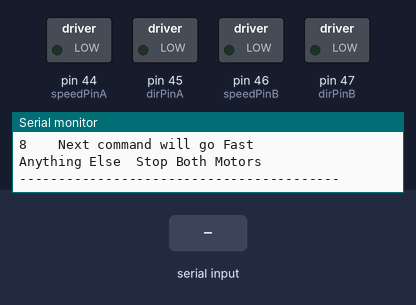
A sketch run on a simulated Arduino Mega 2560, built with avr-gcc and run on an emulated ATmega2560. Shown: switched loads named in the sketch (green lamp = pin HIGH), the last lines printed to the serial monitor. The test bench sets the inputs (shaded band).

Above: at 1.5 s.
1.6 s: "1" received over Serial
At 2.7 s:
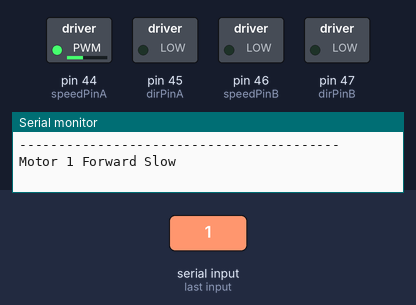
3.1 s: "3" received over Serial
At 3.9 s:
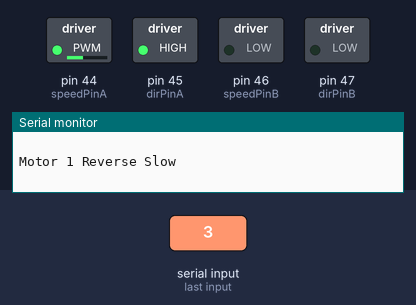
4.6 s: "2" received over Serial
At 5.0 s:
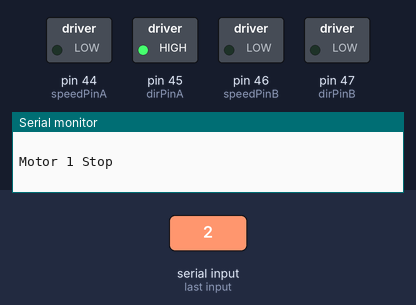
6.1 s: "4" received over Serial
At 7.3 s:
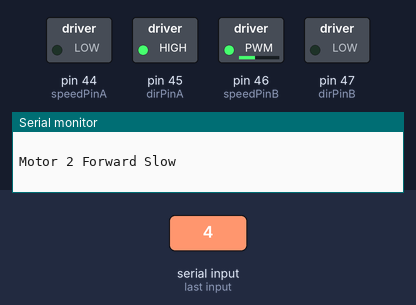
7.6 s: "6" received over Serial
At 8.5 s:
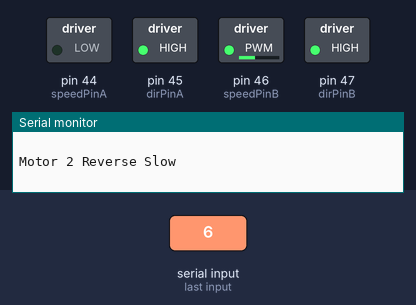
9.1 s: "5" received over Serial
At 9.6 s:
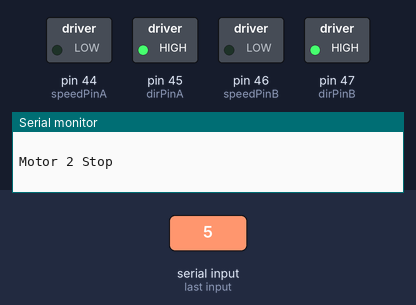
Timing chart, 0 to 11.6 s (numbered marks = the images above; inputs shaded):
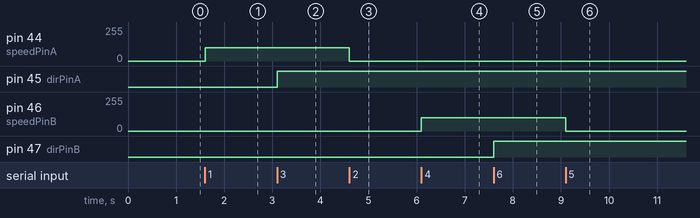

Measured:
- after the input at 1.6 s, pin 44 (speedPinA): 0/255 → 100/255 at once
- after the input at 3.1 s, pin 45 (dirPinA): LOW → HIGH at once
- after the input at 4.6 s, pin 44 (speedPinA): 100/255 → 0/255 at once
- after the input at 6.1 s, pin 46 (speedPinB): 0/255 → 100/255 at once
- after the input at 7.6 s, pin 47 (dirPinB): LOW → HIGH at once
- after the input at 9.1 s, pin 46 (speedPinB): 100/255 → 0/255 at once

The sketch:

SerialDebugMotorsDriver.ino
```cpp
// Code by Shaul Salomon 22-Nov-2017

//Keyboard Controls:
//
// 1 - Motor 1 Left
// 2 - Motor 1 Stop
// 3 - Motor 1 Right
//
// 4 - Motor 2 Left
// 5 - Motor 2 Stop
// 6 - Motor 2 Right
//
// 7 - Change Next Command to Slow
// 8 - Change Next Command to Fast

// Motor 1
int speedPinA = 44; // Needs to be a PWM pin to be able to control motor speed
int dirPinA   = 45;

// Motor 2
int speedPinB = 46; // Needs to be a PWM pin to be able to control motor speed
int dirPinB   = 47;

int speed; // A global variable that determines the speed required from the motors

//Change these numbers to specify different slow/fast configurations
const int slow = 100;
const int fast = 255;


void setup() {  // Setup runs once per reset
  // initialize serial communication @ 9600 baud:
  Serial.begin(9600);

  //Define Motor Controller Pins as outputs

  pinMode(dirPinA,   OUTPUT);
  pinMode(speedPinA, OUTPUT);
  pinMode(dirPinB,   OUTPUT);
  pinMode(speedPinB, OUTPUT);

  Serial.println("-----------------------------------------");
  Serial.println("CHOOSE FROM THE FOLLOWING OPTIONS:");
  Serial.println("-----------------------------------------");
  Serial.println("1\t\tMotor 1 Forward");
  Serial.println("2\t\tMotor 1 Stop");
  Serial.println("3\t\tMotor 1 Reverse");
  Serial.println("4\t\tMotor 2 Forward");
  Serial.println("5\t\tMotor 2 Stop");
  Serial.println("6\t\tMotor 2 Reverse");
  Serial.println("7\t\tNext command will go Slow");
  Serial.println("8\t\tNext command will go Fast");
  Serial.println("Anything Else\tStop Both Motors");
  Serial.println("-----------------------------------------\n");

  speed = 100; //start at low speed
}

void loop() {

  // Initialize the Serial interface:

  if (Serial.available() > 0) {
    int inByte = Serial.read();

    switch (inByte) {

      //______________Motor 1______________

      case '1': // Motor 1 Forward
        analogWrite(speedPinA, speed);//Sets speed variable via PWM
        digitalWrite(dirPinA, LOW);
        Serial.print("Motor 1 Forward "); // Prints out “Motor 1 Forward” on the serial monitor
        Serial.println((speed == slow ? "Slow" : "Fast"));
        Serial.println("   "); // Creates a blank line printed on the serial monitor
        break;

      case '2': // Motor 1 Stop (Freespin)
        analogWrite(speedPinA, 0);
        Serial.println("Motor 1 Stop");
        Serial.println("   ");
        break;

      case '3': // Motor 1 Reverse
        analogWrite(speedPinA, speed);
        digitalWrite(dirPinA, HIGH);
        Serial.print("Motor 1 Reverse ");
        Serial.println((speed == slow ? "Slow" : "Fast")); // A compact form of IF statement.
        // Equivilent to:
        // if (speed == slow) println("Slow"); else println("Fast");
        Serial.println("   ");
        break;

      //______________Motor 2______________

      case '4': // Motor 2 Forward
        analogWrite(speedPinB, speed);
        digitalWrite(dirPinB, LOW);
        Serial.print("Motor 2 Forward ");
        Serial.println((speed == slow ? "Slow" : "Fast"));
        Serial.println("   ");
        break;

      case '5': // Motor 1 Stop (Freespin)
        analogWrite(speedPinB, 0);
        Serial.println("Motor 2 Stop");
        Serial.println("   ");
        break;

      case '6': // Motor 2 Reverse
        analogWrite(speedPinB, speed);
        digitalWrite(dirPinB, HIGH);
        Serial.print("Motor 2 Reverse ");
        Serial.println((speed == slow ? "Slow" : "Fast"));
        Serial.println("   ");
        break;

      case '7': // Change the speed to slow
        speed = slow;
        Serial.println("Next command will go Slow");
        Serial.println("   ");
        break;

      case '8': // Change the speed to fast
        speed = fast;
        Serial.println("Next command will go Fast");
        Serial.println("   ");
        break;

      default:
        // stop both motors if an unmapped key is pressed:
        analogWrite(speedPinA, 0);
        analogWrite(speedPinB, 0);
        Serial.println("Stop Both Motors");
        Serial.println("   ");
    }
  }
}
```
